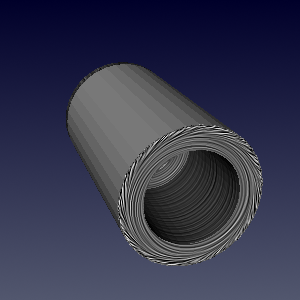

Write Python code to recreate this figure.
#!/usr/bin/env python

# Test vtkCompositeSurfaceLICMapper: SurfaceLICCurvedContrastEnhancedMappedSmallVectorNormalizeOff.

import vtkmodules.vtkInteractionStyle  # noqa: F401
import vtkmodules.vtkRenderingOpenGL2  # noqa: F401

import os

from vtkmodules.vtkCommonDataModel import vtkDataObject
from vtkmodules.vtkIOXML import vtkXMLPolyDataReader
from vtkmodules.vtkRenderingCore import (
    vtkActor,
    vtkRenderWindow,
    vtkRenderWindowInteractor,
    vtkRenderer,
)
from vtkmodules.vtkRenderingLICOpenGL2 import (
    vtkCompositeSurfaceLICMapper,
    vtkSurfaceLICInterface,
)

# Read data
data_dir = os.environ.get("VPE_DATA_DIR", os.path.dirname(os.path.abspath(__file__)))
reader = vtkXMLPolyDataReader()
reader.SetFileName(os.path.join(data_dir, "disk_out_ref_surface.vtp"))
reader.Update()
data_obj = reader.GetOutputDataObject(0)

# Mapper
lic_mapper = vtkCompositeSurfaceLICMapper()
lic_mapper.SetInputArrayToProcess(
    0, 0, 0, vtkDataObject.FIELD_ASSOCIATION_POINTS_THEN_CELLS, "V")
lic_mapper.SetInputDataObject(data_obj)

# LIC interface parameters
lic_interface = lic_mapper.GetLICInterface()
lic_interface.SetNumberOfSteps(800)
lic_interface.SetStepSize(0.5)
lic_interface.SetEnhancedLIC(1)
lic_interface.SetNormalizeVectors(0)
lic_interface.SetGenerateNoiseTexture(1)
lic_interface.SetNoiseType(1)
lic_interface.SetNoiseTextureSize(200)
lic_interface.SetNoiseGrainSize(1)
lic_interface.SetMinNoiseValue(0.0)
lic_interface.SetMaxNoiseValue(1.0)
lic_interface.SetNumberOfNoiseLevels(1024)
lic_interface.SetImpulseNoiseProbability(1.0)
lic_interface.SetImpulseNoiseBackgroundValue(0.0)
lic_interface.SetNoiseGeneratorSeed(1)
lic_interface.SetEnhanceContrast(1)
lic_interface.SetLowLICContrastEnhancementFactor(0.05)
lic_interface.SetHighLICContrastEnhancementFactor(0.0)
lic_interface.SetLowColorContrastEnhancementFactor(0.0)
lic_interface.SetHighColorContrastEnhancementFactor(0.0)
lic_interface.SetAntiAlias(0)
lic_interface.SetColorMode(1)
lic_interface.SetLICIntensity(0.8)
lic_interface.SetMapModeBias(0.0)
lic_interface.SetMaskOnSurface(0)
lic_interface.SetMaskThreshold(0.0)
lic_interface.SetMaskIntensity(0.0)
lic_interface.SetMaskColor([1.0, 0.0, 0.84705])

# Actor
lic_actor = vtkActor()
lic_actor.SetMapper(lic_mapper)

# Renderer
renderer = vtkRenderer()
renderer.AddActor(lic_actor)
renderer.SetBackground(0.3216, 0.3412, 0.4314)
renderer.SetBackground2(0.0, 0.0, 0.1647)
renderer.GradientBackgroundOn()

# Render window
render_window = vtkRenderWindow()
render_window.SetSize(300, 300)
render_window.AddRenderer(renderer)
render_window.SetWindowName("surface lic curved contrast enhanced mapped small vector normalize off")

# Interactor
interactor = vtkRenderWindowInteractor()
interactor.SetRenderWindow(render_window)

# Functional render for OpenGL context check
render_window.Render()

if not vtkSurfaceLICInterface.IsSupported(render_window):
    print("WARNING: Surface LIC not supported, skipping.")
else:
    # Scene
    camera = renderer.GetActiveCamera()
    camera.SetFocalPoint(-1.88, -0.98, -1.04)
    camera.SetPosition(13.64, 4.27, -31.59)
    camera.SetViewAngle(30)
    camera.SetViewUp(0.41, 0.83, 0.35)
    renderer.ResetCamera()

    interactor.Initialize()
    interactor.Start()
